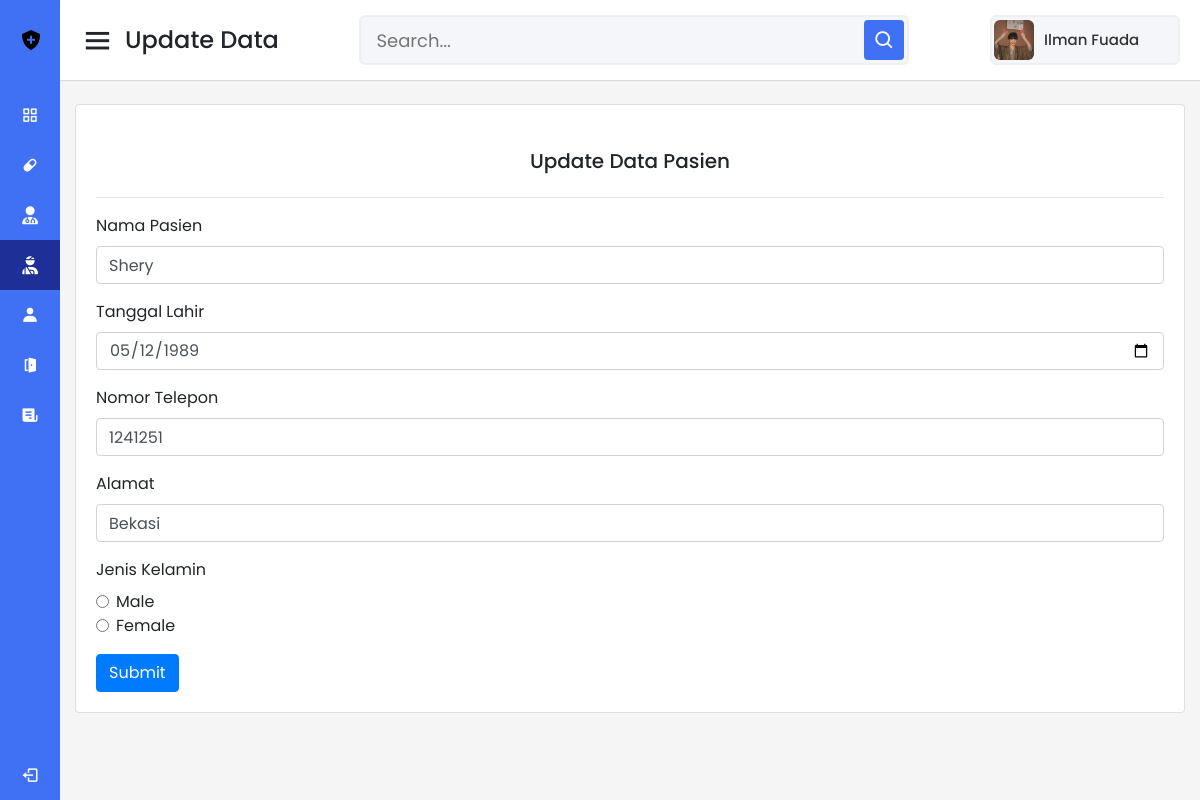
Page /pasienu.php?id_pasien=3 on the committed database.
### tables this page shows
CREATE TABLE `pasien` (
  `id_pasien` int(11) NOT NULL AUTO_INCREMENT,
  `nama_pasien` varchar(50) DEFAULT NULL,
  `tgl_lahir` date DEFAULT NULL,
  `alamat` varchar(50) DEFAULT NULL,
  `jk` char(1) DEFAULT NULL,
  `no_telp` int(14) DEFAULT NULL,
  PRIMARY KEY (`id_pasien`)
);

### pasienu.php (the view, shortened to what this page needs)
<!DOCTYPE html>
<html lang="en">
<head>
  <link rel="stylesheet" href="dash.css">
  <link href='https://unpkg.com/boxicons@2.0.7/css/boxicons.min.css' rel='stylesheet'>
  <link rel="stylesheet" href="https://cdnjs.cloudflare.com/ajax/libs/font-awesome/6.2.1/css/all.min.css">
  <link rel="stylesheet" href="https://cdn.jsdelivr.net/npm/bootstrap@4.6.2/dist/css/bootstrap.min.css">
</head>
<body>
  <div class="sidebar">
    <div class="logo-details">
      <img src="gambar/shield-solid.png" alt="" class="mr-3 ml-2">
      <span class="logo_name">DOKi</span>
    </div>
    <ul class="nav-links">
      <li>
        <a href="dashboard.html">
          <i class='bx bx-grid-alt' ></i>
          <span class="links_name">Dashboard</span>
        </a>
      </li>
      <li>
        <a href="obat.php">
          <i class='bx bxs-capsule'></i>
          <span class="links_name">Informasi Obat</span>
        </a>
      </li>
      <li>
        <a href="dokter.php">
          <i class="fa-solid fa-user-doctor"></i>
          <span class="links_name">Informasi Dokter</span>
        </a>
      </li>
      <li>
        <a href="pasien.php" class="active">
          <i class="fa-solid fa-user-injured"></i>
          <span class="links_name">Informasi Pasien</span>
        </a>
      </li>
      <li>
        <a href="perawat.php">
          <i class='bx bxs-user'></i>
          <span class="links_name">Informasi Perawat</span>
        </a>
      </li>
      <li>
        <a href="kamar.php">
          <i class='bx bxs-door-open'></i>
          <span class="links_name">Informasi Kamar</span>
        </a>
      </li>
      <li>
        <a href="medis.php">
          <i class='bx bxs-receipt'></i>
          <span class="links_name">Riwayat Rekam Medis</span>
        </a>
      </li>
      <li class="log_out">
        <a href="index.html">
          <i class='bx bx-log-out'></i>
          <span class="links_name">Log out</span>
        </a>
      </li>
    </ul>
  </div>
  <section class="home-section">
    <nav>
      <div class="sidebar-button">
        <i class='bx bx-menu sidebarBtn'></i>
        <span class="dashboard">Update Data</span>
      </div>
      <div class="search-box">
        <input type="text" placeholder="Search...">
        <i class='bx bx-search' ></i>
      </div>
      <div class="profile-details">
        <img src="gambar/potrait.jpg" alt="">
        <span class="admin_name">Ilman Fuada</span>
      </div>
    </nav>
    <div class="home-content">
     <div class="container">
      <div class="card">
        <div class="card-body">
          <?php
            include "koneksi.php";
            function input($data){
             $data = trim($data);
             $data = stripslashes($data);
             $data = htmlspecialchars($data);
             return $data;
           }
           if (isset($_GET['id_pasien'])) {
             $id_pasien=input($_GET["id_pasien"]);
             $sql="select*from pasien where id_pasien=$id_pasien;";
             $hasil=mysqli_query($kon,$sql);
             $data = mysqli_fetch_assoc($hasil);
           }
        ?>
        <h5 class="card-title mt-4 mb-4" style="text-align: center;">Update Data Pasien</h5>
        <hr>
        <form action="<?php echo htmlspecialchars($_SERVER["PHP_SELF"]);?>" method="post">
         <div class="form-group">
          <label for="">Nama Pasien</label>
          <input type="text" name="nama_pasien" class="form-control" value="<?php echo $data['nama_pasien']; ?>" placeholder="Masukan Nama" required/>
        </div>
        <div class="form-group">
          <label for="">Tanggal Lahir</label>
          <input type="date" name="tgl_lahir" class="form-control" value="<?php echo $data['tgl_lahir']; ?>" placeholder="Masukan Status" required/>
        </div>
        <div class="form-group">
          <label for="">Nomor Telepon</label>
          <input type="text" name="no_telp" class="form-control" value="<?php echo $data['no_telp']; ?>" placeholder="Masukan Total" required/>
        </div>
        <div class="form-group">
          <label for="">Alamat</label>
          <input type="text" name="alamat" class="form-control" value="<?php echo $data['alamat']; ?>" placeholder="Masukan Total" required/>
        </div>
        <div class="form-group">
          <label for="">Jenis Kelamin</label>
          <div class="form-check">
            <input class="form-check-input" type="radio" name="jk" id="" value="L">
            <label class="form-check-label" for="">
              Male
            </label>
          </div>
          <div class="form-check">
            <input class="form-check-input" type="radio" name="jk" id="" value="P">
            <label class="form-check-label" for="">
              Female
            </label>
          </div>
        </div>
        <button type="submit" name="submit" class="btn btn-primary">Submit</button>
      </div>
    </div>
  </div>
</div>
</body>
</html>

### dash.css (style rules this page uses)
* { margin: 0; padding: 0; box-sizing: border-box; font-family: 'Poppins', sans-serif; }
.sidebar { position: fixed; height: 100%; width: 240px; background: #4070f4; transition: all 0.5s ease; }
.sidebar .logo-details { height: 80px; display: flex; align-items: center; margin-left: 11px; }
.sidebar .logo-details .logo_name { color: #fff; font-size: 24px; font-weight: 500; font-family: viga; }
.sidebar .nav-links { margin-top: 10px; }
.sidebar .nav-links li { position: relative; list-style: none; height: 50px; }
.sidebar .nav-links li a { height: 100%; width: 100%; display: flex; align-items: center; text-decoration: none; transition: all 0.4s ease; }
.sidebar .nav-links li a.active { background: #1E2F97; }
.sidebar .nav-links li i { min-width: 60px; text-align: center; font-size: 18px; color: #fff; }
.sidebar .nav-links li a .links_name { color: #fff; font-size: 15px; font-weight: 400; white-space: nowrap; }
.sidebar .nav-links .log_out { position: absolute; bottom: 0; width: 100%; }
.home-section { position: relative; background: #f5f5f5; min-height: 100vh; width: calc(100% - 240px); left: 240px; transition: all 0.5s ease; }
.home-section nav { display: flex; justify-content: space-between; height: 80px; background: #fff; display: flex; align-items: center; position: fixed; width: calc(100% - 240px); left: 240px; z-index: 100; padding: 0 20px; box-shadow: 0 1px 1px rgba(0, 0, 0, 0.1); transition: all 0.5s ease; }
.home-section nav .sidebar-button { display: flex; align-items: center; font-size: 24px; font-weight: 500; }
nav .sidebar-button i { font-size: 35px; margin-right: 10px; }
.home-section nav .search-box { position: relative; height: 50px; max-width: 550px; width: 100%; margin: 0 20px; }
nav .search-box input { height: 100%; width: 100%; outline: none; background: #F5F6FA; border: 2px solid #EFEEF1; border-radius: 6px; font-size: 18px; padding: 0 15px; }
nav .search-box .bx-search { position: absolute; height: 40px; width: 40px; background: #4070f4; right: 5px; top: 50%; transform: translateY(-50%); border-radius: 4px; line-height: 40px; text-align: center; color: #fff; font-size: 22px; transition: all 0.4 ease; }
.home-section nav .profile-details { display: flex; align-items: center; background: #F5F6FA; border: 2px solid #EFEEF1; border-radius: 6px; height: 50px; min-width: 190px; padding: 0 15px 0 2px; }
nav .profile-details img { height: 40px; width: 40px; border-radius: 6px; object-fit: cover; }
nav .profile-details .admin_name { font-size: 15px; font-weight: 500; color: #333; margin: 0 10px; white-space: nowrap; }
.home-section .home-content { position: relative; padding-top: 104px; }
@media (max-width: 1240px) { .sidebar { width: 60px; } }
@media (max-width: 1240px) { .home-section { width: calc(100% - 60px); left: 60px; } }
@media (max-width: 1240px) { .home-section nav { width: calc(100% - 60px); left: 60px; } }

### rows in the picture
pasien: nama_pasien "Shery", tgl_lahir "05/12/1989", no_telp "1241251", alamat "Bekasi"
